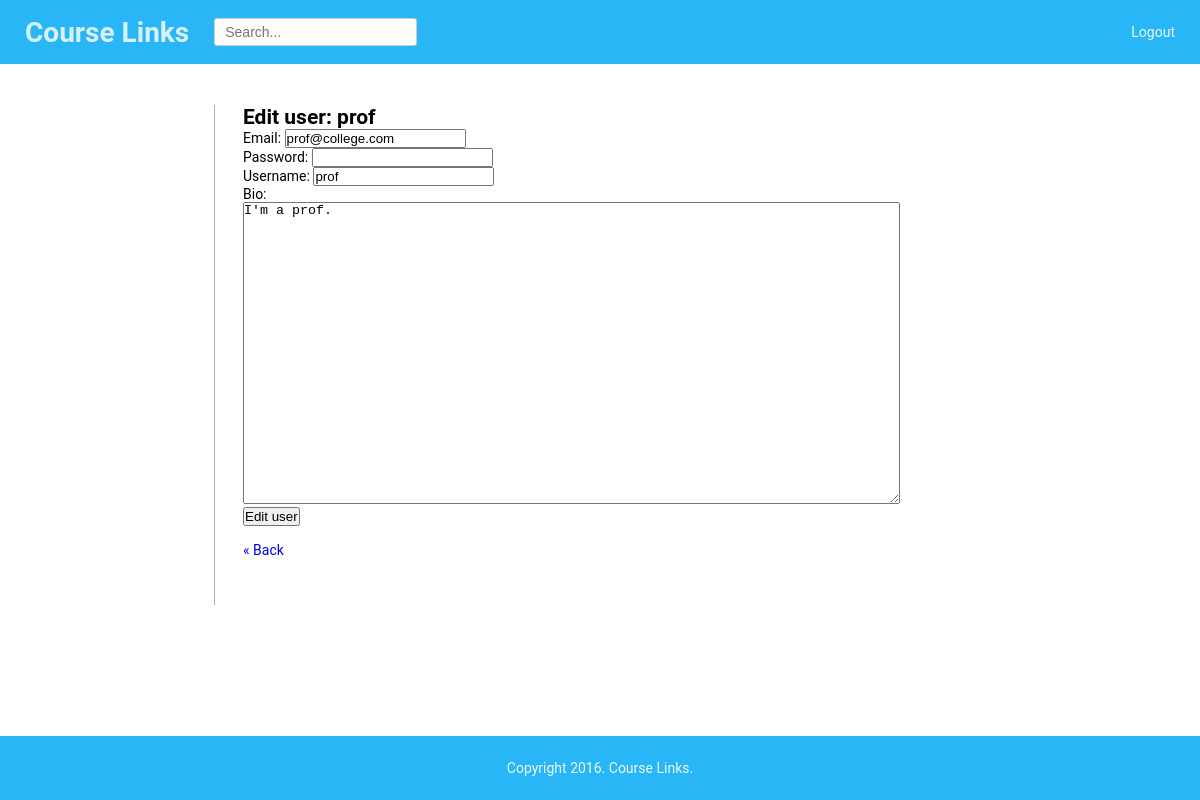
/edit_user.php?id=2 (signed in), run on the app's committed database.
### tables this page shows
CREATE TABLE `users` (
  `id` bigint(20) NOT NULL,
  `email` varchar(254) NOT NULL,
  `hashed_password` varchar(60) NOT NULL,
  `username` varchar(60) NOT NULL,
  `bio` text NOT NULL,
  `date_created` timestamp NOT NULL DEFAULT CURRENT_TIMESTAMP,
  `type` varchar(30) NOT NULL
);

### includes/functions.php (called while the page is built, shortened)
<?php
	function find_user_by_id($user_id)
	{
		global $db;
		$sql  = "SELECT * ";
		$sql .= "FROM users ";
		$sql .= "WHERE id = :user_id ";
		$sql .= "LIMIT 1";
		try
		{
			$statement = $db->prepare($sql);
			$statement->bindParam(":user_id", $user_id);
			$statement->execute();
			$user = $statement->fetch();
		}
		catch (PDOException $error)
		{
			echo "ERROR: " . $error->getMessage();
		}
		if($user)
		{
			return $user;
		}
		else
		{
			return null;
		}
	}
?>

### public/edit_user.php (the view, shortened to what this page needs)
<?php require_once("../includes/db_connection_open.php"); ?>
<?php require_once("../includes/functions.php"); ?>
<?php
	$user = find_user_by_id($_GET["id"]);
?>
<?php include("../includes/layouts/header.php"); ?>
<div id="main">
	<div id="navigation">
	</div>
	<div id="page">
		<h2>Edit user: <?php echo htmlentities($user["username"]); ?></h2>
		<form action="edit_user.php?id=<?php echo urlencode($user["id"]); ?>" method="post">
			<p>Email:
				<input type="text" name="email" value="<?php echo htmlentities($user["email"]); ?>" />
			</p>
			<p>Password:
				<input type="password" name="password" value="" />
			</p>
			<p>Username:
				<input type="text" name="username" value="<?php echo htmlentities($user["username"]); ?>" />
			</p>
			<p>Bio:<br />
				<textarea name="bio" rows="20" cols="80"><?php echo htmlentities($user["bio"]); ?></textarea>
			</p>
			<input type="submit" name="submit" value="Edit user" />
		</form>
		<br />
		<a href="manage_users.php">&laquo; Back</a>
	</div>
</div>
<?php include("../includes/layouts/footer.php"); ?>

### public/stylesheets/styles.css (style rules this page uses)
* { margin: 0; padding: 0; box-sizing: border-box; }
html { height: 100%; width: 100%; }
body { font-family: 'Roboto', Arial, sans-serif; font-size: 14px; min-height: 100vh; position: relative; }
a { text-decoration: none; }
#navigation { float: left; width: 215px; height: 500px; padding: 0 2em; border-right: 1px solid #a5b1bd; }
#main { width: 100%; margin: 0; padding-top: 105px; padding-bottom: 105px; }
#page { float: left; height: 100%; padding: 0 2em; }

### data on the page
users: username "prof", email "prof@college.com", bio "I'm a prof."
